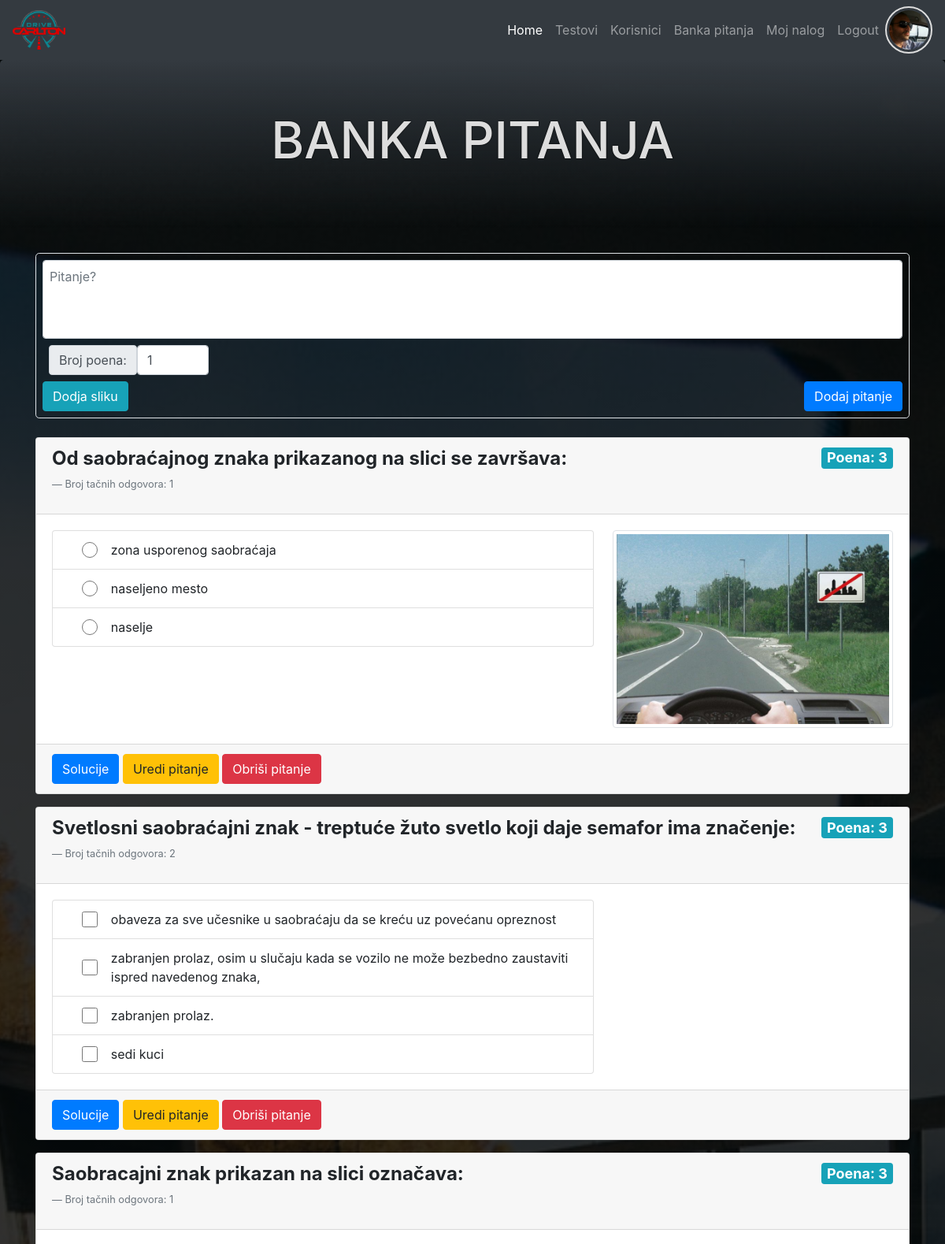
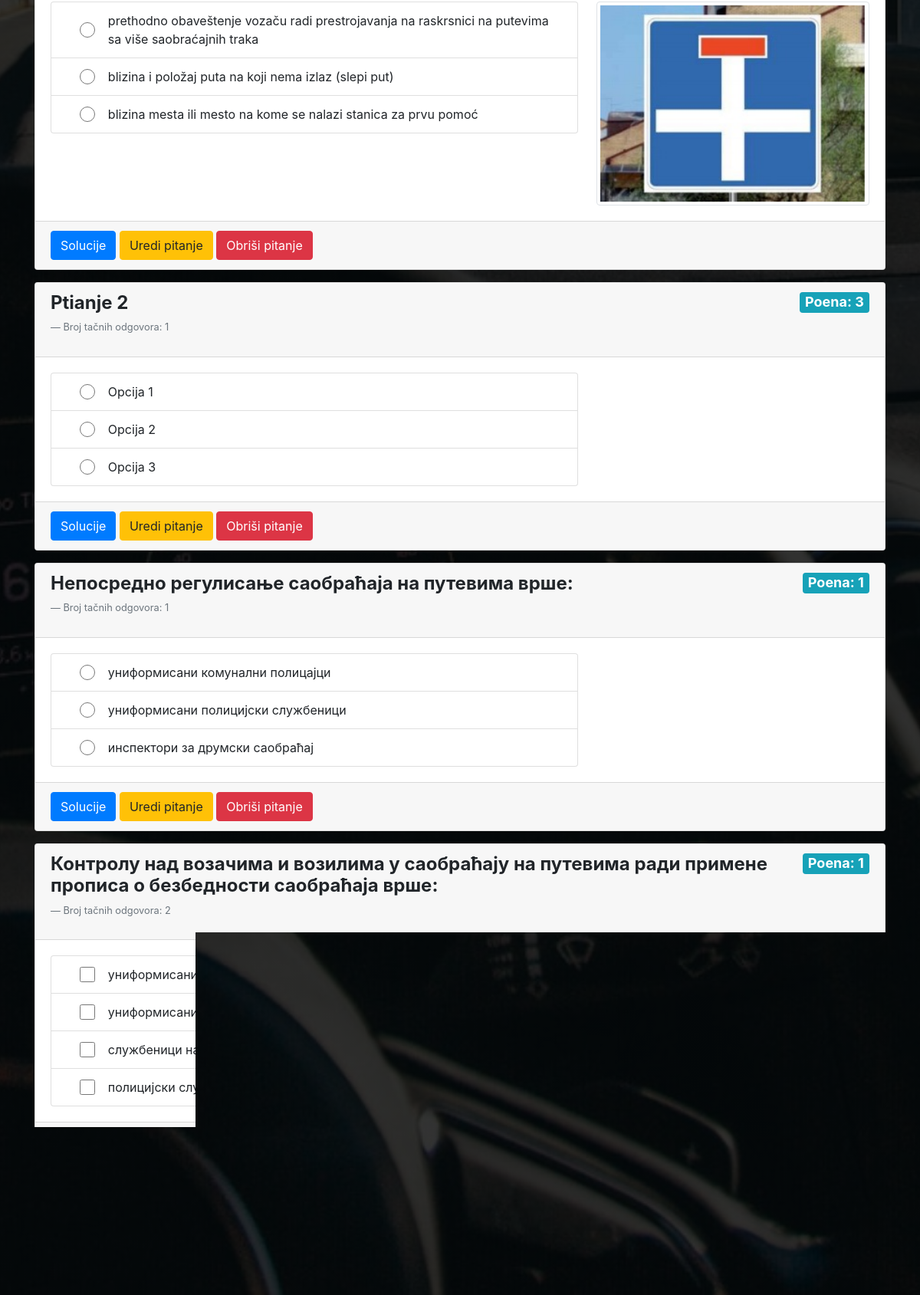
The page /question_bank.php (signed in) on the database its author committed (2 pictures, top to bottom).
### tables this page shows
CREATE TABLE `users` (
  `id` int(11) NOT NULL,
  `first_name` varchar(50) NOT NULL,
  `last_name` varchar(50) NOT NULL,
  `date_birth` date NOT NULL,
  `email` varchar(50) NOT NULL,
  `password` varchar(60) NOT NULL,
  `created_at` timestamp NOT NULL DEFAULT CURRENT_TIMESTAMP,
  `last_login` timestamp NOT NULL DEFAULT CURRENT_TIMESTAMP,
  `profil_img` varchar(60) DEFAULT NULL,
  `role_id` int(11) DEFAULT NULL
);

CREATE TABLE `question` (
  `id` int(11) NOT NULL,
  `question` text NOT NULL,
  `atach` varchar(50) DEFAULT NULL,
  `test_id` int(11) DEFAULT NULL,
  `answers` int(10) DEFAULT '1',
  `points` int(10) DEFAULT '1'
);

CREATE TABLE `solution` (
  `id` int(11) NOT NULL,
  `question_id` int(11) NOT NULL,
  `solution` varchar(255) NOT NULL,
  `corect` int(11) NOT NULL DEFAULT '0'
);

### core/init.php (called while the page is built, shortened)
<?php
require_once "classes/Conection.php";
require_once "classes/QueryBuilder.php";
require_once "classes/User.php";
require_once "classes/Tests.php";
$database = $conn_config["home_desktop"];
$User         = new User($database);
$Tests        = new Tests($database);

### core/classes/User.php (called while the page is built, shortened)
<?php
class User extends QueryBuilder
{
    public function isLoged()
    {
        if (isset($_SESSION["id"])) {
            return false;
        } else {
            return true;
        }
    }
}

### core/classes/QueryBuilder.php (called while the page is built, shortened)
<?php
class QueryBuilder extends Connection
{
    public function selectSingleJoin(array $table, String $join_on, $criteria)
    {
        $key = key($criteria);
        $sql = "SELECT
                {$table[0]}.*, {$table[0]}.id {$table[0]}_id, {$table[1]}.*
                FROM {$table[0]}
                JOIN {$table[1]}
                ON {$table[0]}.{$join_on} = {$table[1]}.id
                WHERE {$table[0]}.{$key} = :{$key}";
        $qry = $this->db->prepare($sql);
        $qry->execute($criteria);
        $result = $qry->fetch(PDO::FETCH_OBJ);
        return $result;
    }
}

### core/classes/Conection.php (called while the page is built, shortened)
<?php
class Connection
{
    public function __construct($database)
    {
        try {
            $this->db = new PDO("mysql:host={$database['host']};dbname={$database['dbname']}", $database["user"], $database["password"]);
        } catch (PDOException $err) {
            die("Doslo je do greske. Nije moguce konektovati se sa bazom - " . $err->getMessage());
        }
    }
}

### core/classes/Tests.php (called while the page is built, shortened)
<?php
class Tests extends QueryBuilder
{
    public function getQuestions($data=null)
    {
        $sql = "SELECT
                id,
                question,
                atach,
                test_id,
                answers,
                points
                FROM question";
        $qry = $this->db->prepare($sql);
        if (isset($data)) {
            $qry->execute($data);
        } else {
            $qry->execute();
        }
        $question = $qry->fetchAll(PDO::FETCH_ASSOC);
        $sql = "SELECT
                question_id,
                id,
                solution,
                corect
                FROM solution s
                ";
        $qry = $this->db->prepare($sql);
        $qry->execute();
        $qs       = [];
        $solution = $qry->fetchAll(PDO::FETCH_GROUP | PDO::FETCH_ASSOC);
        foreach ($question as $q) {
            if (isset($solution[$q["id"]])) {
                array_push($qs, ["question" => $q, "solution" => $solution[$q["id"]]]);
            } else {
                array_push($qs, ["question" => $q, "solution" => null]);
            }
        }
        return $qs;
    }
}

### view/question_bank.view.php (the view, shortened to what this page needs)
<?php
require ROOT . "/include/top.php";
require ROOT . "/include/main_nav.php";
?>
<header class="jumbotron text-center">
    <h1>banka pitanja</h1>
</header>
<section class="container">
    <?php if($user_info->role=="admin"): ?>
    <article class="row no-gutters">
        <form class="col-12 no-gutters row justify-content-between border rounded-lg p-2" action="question_bank.php"
            method="post" enctype="multipart/form-data">
            <textarea class="form-control col-12 mb-2 p-2" type="text" name="question"
                placeholder="Pitanje?"></textarea>
            <div class="col-12 d-flex mb-2">
                <label class="input-group-text ml-md-2" for="">Broj poena:</label>
                <input class="form-control col-1" type="number" name="points" value="1" min="1">
            </div>
            <label class="btn btn-info mb-0" for="atach">Dodja sliku</label>
            <button class="btn btn-primary" name="add_question" type="submit">Dodaj pitanje</button>
        </form>
    </article>
    <?php endif; ?>
    <article class="row no-gutters mt-4">
        <form class="col-12" method="POST" action="test_questions.php?id=<?php echo $_GET["id"]; ?>">
            <?php foreach($questions as $val): ?>
            <?php $q=$val["question"]; ?>
            <?php $s=$val["solution"]; ?>
            <div class="card mb-3">
                <div class="card-header d-flex justify-content-between align-items-start">
                    <div>
                        <h4 class="font-weight-bold"><?php echo $q["question"]; ?></h4>
                        <p class="blockquote-footer">Broj tačnih odgovora: <?php echo $q["answers"]; ?></p>
                    </div>
                    <div> <span class="badge badge-info">Poena: <?php echo $q["points"]; ?></span></div>
                </div>
                <div class="card-body row no-gutters">
                    <div class="option col-md-8">
                        <?php if(isset($s) && count($s)>0): ?>
                        <ul class="list-group mr-md-4">
                            <?php foreach($s as $sol): ?>
                            <li class="list-group-item d-flex align-items-center">
                                <input class="form-control col-1"
                                    type="<?php echo ($q["answers"]==1) ? "radio" : "checkbox"; ?>"
                                    id="<?php echo "radio{$sol["id"]}"; ?>"
                                    name="<?php echo ($q["answers"]==1) ? "answer[{$q["id"]}]" : "answer[{$q["id"]}][{$sol["id"]}]" ; ?>"
                                    value="<?php echo ($q["answers"]==1) ? $sol["id"] : $sol["id"]; ; ?>">
                                <label class="flex-grow-1 mb-0"
                                    for="<?php echo "radio{$sol["id"]}"; ?>"><?php echo $sol["solution"]; ?></label>
                            </li>
                            <?php endforeach; ?>
                        </ul>
                        <?php endif; ?>
                    </div>
                    <?php if($q["atach"]): ?>
                    <div class="atach-img col-md-4">
                        <img class="p-1 border rounded" src="<?php echo ROOT_DIR . "/upload/" . $q["atach"] ; ?>"
                            alt="">
                    </div>
                    <?php endif; ?>
                </div>
                <div class="card-footer">
                    <?php if($user_info->role=="admin"): ?>
                    <a class="btn btn-primary" href="question.php?id=<?php echo $q["id"]; ?>">Solucije</a>
                    <a class="btn btn-warning" href="edit_question.php?id=<?php echo $q["id"]; ?>">Uredi
                        pitanje</a>
                    <a class="btn btn-danger" href="delete.php?action=question_delete&id=<?php echo $q["id"]; ?>">Obriši
                        pitanje</a>
                    <?php endif; ?>
                </div>
            </div>
            <?php endforeach; ?>
        </form>
    </article>
</section>
<?php
require ROOT . "/include/bottom.php";
?>

### question_bank.php (shortened to what this page needs)
<?php
require_once "core/init.php";
$user_info = $User->selectSingleJoin(
    ["users", "roles"],
    "role_id",
    ["id" => $_SESSION["id"]]
);
$questions = $Tests->getQuestions();
if (isset($_GET["action"])) {
    require_once ROOT . "/view/test_questions_edit_view.php";
} else {
    require_once ROOT . "/view/question_bank.view.php";
}

### include/top.php (shortened to what this page needs)
<!DOCTYPE html>
<html lang="en">
<head>
    <link rel="stylesheet" href="https://cdnjs.cloudflare.com/ajax/libs/font-awesome/5.15.3/css/all.min.css"
 />
    <link rel="stylesheet" href="https://cdn.jsdelivr.net/npm/bootstrap@4.6.0/dist/css/bootstrap.min.css"
>
    <link rel="stylesheet" href="<?php echo ROOT_DIR; ?>/css/style.css">
</head>
<body>

### include/main_nav.php (shortened to what this page needs)
<nav class="navbar navbar-expand-lg navbar-dark bg-dark">
    <a class="navbar-brand" href="<?php echo ROOT_DIR; ?>"><img class="img-fluid" src="asset/logo-sm.png" alt=""></a>
    <div class="collapse navbar-collapse" id="navbarNav">
        <ul class="navbar-nav ml-auto">
            <li class="nav-item active">
                <a class="nav-link" href="<?php echo ROOT_DIR; ?>">Home</a>
            </li>
            <li class="nav-item">
                <a class="nav-link" href="<?php echo ROOT_DIR; ?>/testovi.php">Testovi</a>
            </li>
            <?php if(!$User->isLoged() && $user_info->role=="admin"): ?>
            <li class="nav-item">
                <a class="nav-link" href="all_users.php">Korisnici</a>
            </li>
            <li class="nav-item">
                <a class="nav-link" href="question_bank.php">Banka pitanja</a>
            </li>
            <?php endif; ?>
            <?php if($User->isLoged()): ?>
            <li class="nav-item">
                <a class="nav-link" href="login_register.php">Login / Register</a>
            </li>
            <?php else: ?>
            <li class="nav-item">
                <a class="nav-link" href="user.php">Moj nalog</a>
            </li>
            <li class="nav-item">
                <a class="nav-link" href="logout.php">Logout</a>
            </li>
            <?php endif; ?>
        </ul>
        <?php if(!$User->isLoged()): ?>
        <div class="loged-profil">
            <img src="<?php echo ROOT_DIR . TARGET_DIR . ($user_info->profil_img ?:"../asset/logo-sm.png"); ?>" alt="">
        </div>
        <?php endif; ?>
    </div>
</nav>

### include/bottom.php (shortened to what this page needs)
<footer class="text-light mt-5">
    <section class="container py-5 text-center">
        <p class="m-0">&copy; Dejan Zivkovic, <a href="https://zile028.com">www.zile028.com</a></p>
    </section>
</footer>
</body>
</html>

### css/style.css (style rules this page uses)
* { margin: 0; padding: 0; box-sizing: border-box; }
body { background: linear-gradient(rgba(0, 0, 0, 0.8), rgba(0, 0, 0, 0.8)), url(../asset/bg.jpg); background-position: center top; background-size: cover; background-attachment: fixed; }
.jumbotron { background: linear-gradient(to bottom, rgba(52, 58, 64, 1), rgba(0, 0, 0, 0)); color: #ddd; }
h1 { text-transform: uppercase; font-size: 4rem; }
h1, h1 + * { text-shadow: 0 0 2px #000; }
.navbar-brand img, .loged-profil img { height: 50px; }
textarea { resize: none; overflow-y: auto; height: 100px !important; }
.atach-img img { height: auto; width: 100%; display: block; object-fit: cover; }
.loged-profil img { border: 2px solid #ddd; padding: 3px; border-radius: 50%; width: 60px; height: 60px; object-fit: cover; }
.option label, .option input { cursor: pointer; }
.option input[type="checkbox"], .option input[type="radio"] { height: 20px; }
.badge { font-size: 18px; }

### rows shown on the page
users: profil_img (picture)
question: question "Od saobraćajnog znaka prikazanog na slici se završava:", answers "1", points "3", answers "☐ zona usporenog saobraćaja", answers "☐ naselјeno mesto", answers "☐ naselјe", atach (picture)
solution: solution "zona usporenog saobraćaja"
solution: solution "naselјeno mesto"
solution: solution "naselјe"
question: question "Svetlosni saobraćajni znak - treptuće žuto svetlo koji daje semafor ima značenje:", answers "2", points "3"
solution: solution "obaveza za sve učesnike u saobraćaju da se kreću uz povećanu opreznost"
solution: solution "zabranjen prolaz, osim u slučaju kada se vozilo ne može bezbedno zaustaviti ispred navedenog znaka,"
solution: solution "zabranjen prolaz."
solution: solution "sedi kuci"
question: question "Saobracajni znak prikazan na slici označava:", answers "1", points "3", answers "☐ prethodno obaveštenje vozaču r", answers "☐ blizina i položaj puta na koji", answers "☐ blizina mesta ili mesto na kom", atach (picture)
solution: solution "prethodno obaveštenje vozaču radi prestrojavanja na raskrsnici na putevima sa više saobraćajnih traka"
solution: solution "blizina i položaj puta na koji nema izlaz (slepi put)"
solution: solution "blizina mesta ili mesto na kome se nalazi stanica za prvu pomoć"
question: question "Ptianje 2", answers "1", points "3", answers "☐ Opcija 1", answers "☐ Opcija 2", answers "☐ Opcija 3"
solution: solution "Opcija 1"
solution: solution "Opcija 2"
solution: solution "Opcija 3"
question: question "Непосредно регулисање саобраћаја на путевима врше:", answers "1", points "1", answers "☐ униформисани комунални полицај", answers "☐ униформисани полицијски службе", answers "☐ инспектори за друмски саобраћа"
solution: solution "униформисани комунални полицајци"
solution: solution "униформисани полицијски службеници"
solution: solution "инспектори за друмски саобраћај"
question: question "Контролу над возачима и возилима у саобраћају на путевима ради примене прописа о безбедности саобраћаја врше:", answers "2", points "1"
solution: solution "униформисани комунални полицајци"
solution: solution "униформисани полицијски службеници"
solution: solution "службеници надлежног органа за саобраћај"
solution: solution "полицијски службеници у грађанском оделу"
